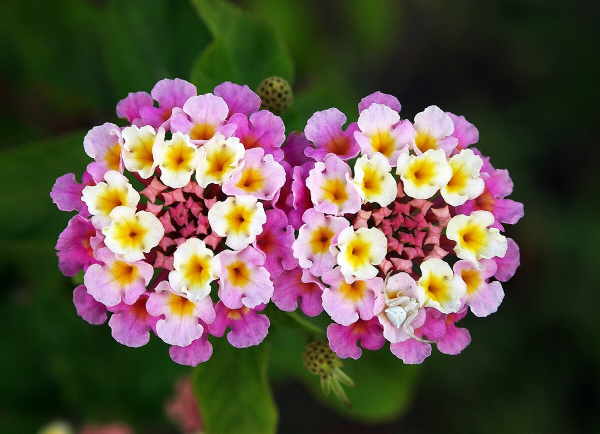
#> input picture lantana_flower.jpg, 1200 x 867 px, found by its file name (shown at 1/2 size)
$ jupyter execute visao_resolucao.ipynb
#> lines starting #> are read from the running program, lines starting #| are printed output that depends on the picture
<a href="https://colab.research.google.com/github/pedromazim/visao/blob/main/visao_resolucao.ipynb" target="_parent"></a>

Explorando mudanças na resolução de imagens

[cell 1]
import numpy as np
from skimage import io
import matplotlib.pyplot as pt

[cell 2]
def make_gray(img, weights):

    '''
    converts an colored RGB image to grayscale

    img : image to be converted
    weights : list or array containing the relative weights of red, blue and green for conversion

    '''
    img_recol = np.zeros((img.shape[0],img.shape[1]))

    for i in range(img.shape[0]):
        for j in range(img.shape[1]):
                img_recol[i,j] = weights[0]*img[i,j,0] + weights[1]*img[i,j,1] + weights[2]*img[i,j,2]

    return img_recol

[cell 3]
img = io.imread('https://github.com/pedromazim/visao/blob/main/lantana_flower.jpg?raw=true')
#> img is the input picture: shape (867, 1200, 3); mean R, G, B 93, 81.7, 67.4

[cell 4]
fig = pt.figure(figsize=(5,5),dpi=100)
pt.imshow(img)
pt.axis('off')

[cell 5]
img_g = make_gray(img,[1/3,1/3,1/3])
#> after the loop in make_gray, `for i in range(img.shape[0]):`:
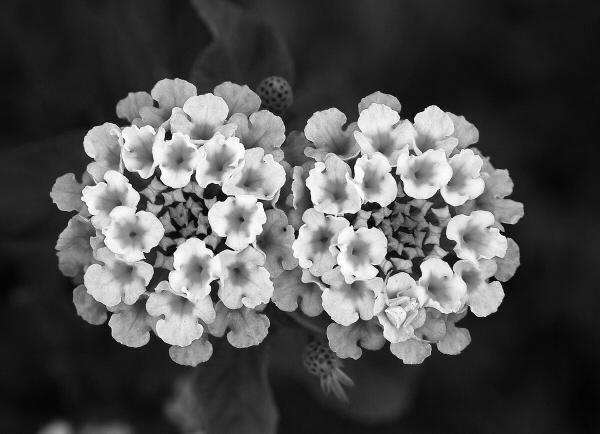
#> img_recol: shape (867, 1200) float64 (shown at 1/2 size); min 0, max 255, mean 80.7

[cell 6]
fig = pt.figure(figsize=(5,5),dpi=100)
pt.imshow(img_g, cmap='gray', vmin=0, vmax=255)
pt.axis('off')

[cell 7]
def rescale(img, scale_factor):

    '''
    changes image resolution by a given rescaling factor

    img : RGB or gray image in ndarray shape
    scale_factor : factor by which each image dimension is reduced

    '''
#> called with scale_factor = 10

    if len(img.shape) == 3:
        img_rescaled = img[0:img.shape[0]:scale_factor,0:img.shape[1]:scale_factor,:]
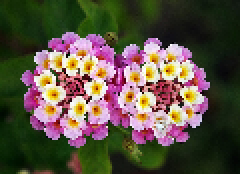
#> img_rescaled: shape (87, 120, 3) (shown 2 times larger); mean R, G, B 92.6, 81.3, 67.1
    else:
        img_rescaled = img[0:img.shape[0]:scale_factor,0:img.shape[1]:scale_factor]
    return img_rescaled

[cell 8]
scale_factor=10

[cell 9]
fig = pt.figure(figsize=(10,10),dpi=100)
fig.tight_layout()
pt.imshow(rescale(img,scale_factor), cmap='gray', vmin=0, vmax=255)
pt.axis('off')

[cell 10]
fig = pt.figure(figsize=(10,10),dpi=100/scale_factor)
fig.tight_layout()
pt.imshow(rescale(img,scale_factor), cmap='gray', vmin=0, vmax=255)

$ run again, with Image_processing_pre_otsus_algorithm.jpg copied over lantana_flower.jpg
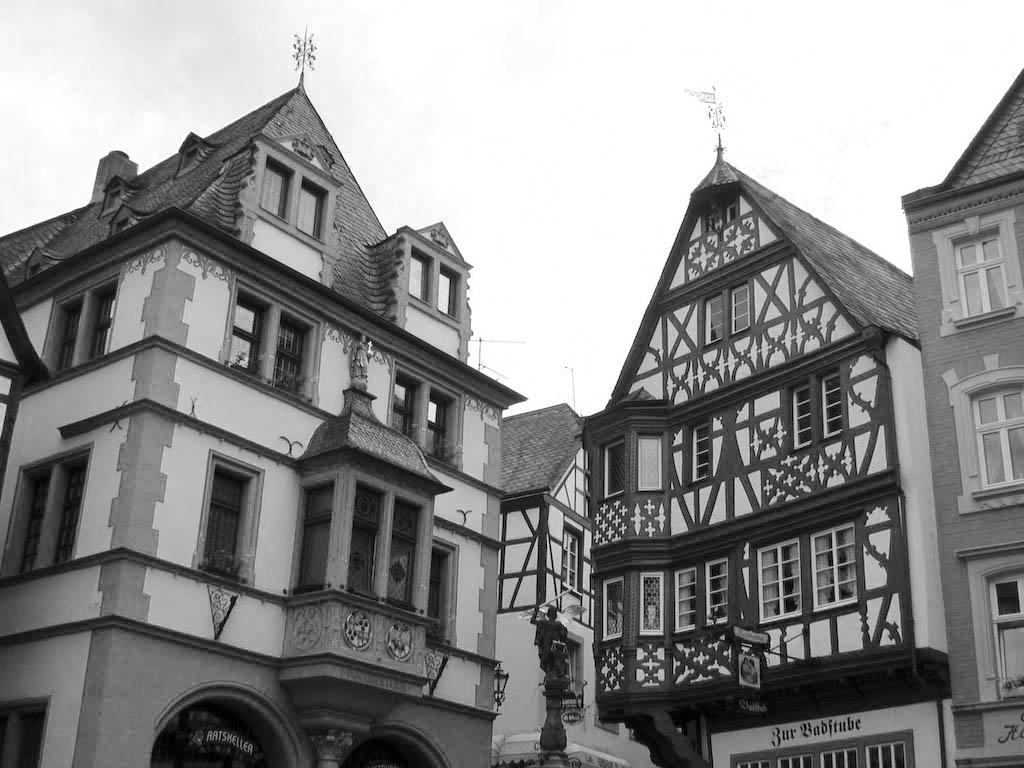
#> input picture Image_processing_pre_otsus_algorithm.jpg, 1024 x 768 px, found by its file name
#> img is the input picture: shape (768, 1024); min 0, max 255, mean 141.3
#> in rescale, `img_rescaled = img[0:img.shape[0]:scale_factor,0:img.shape[1]:scale_fa..`:
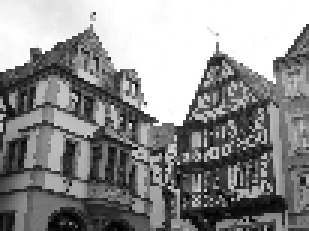
#> img_rescaled: shape (77, 103) (shown 3 times larger); min 0, max 255, mean 142.2
